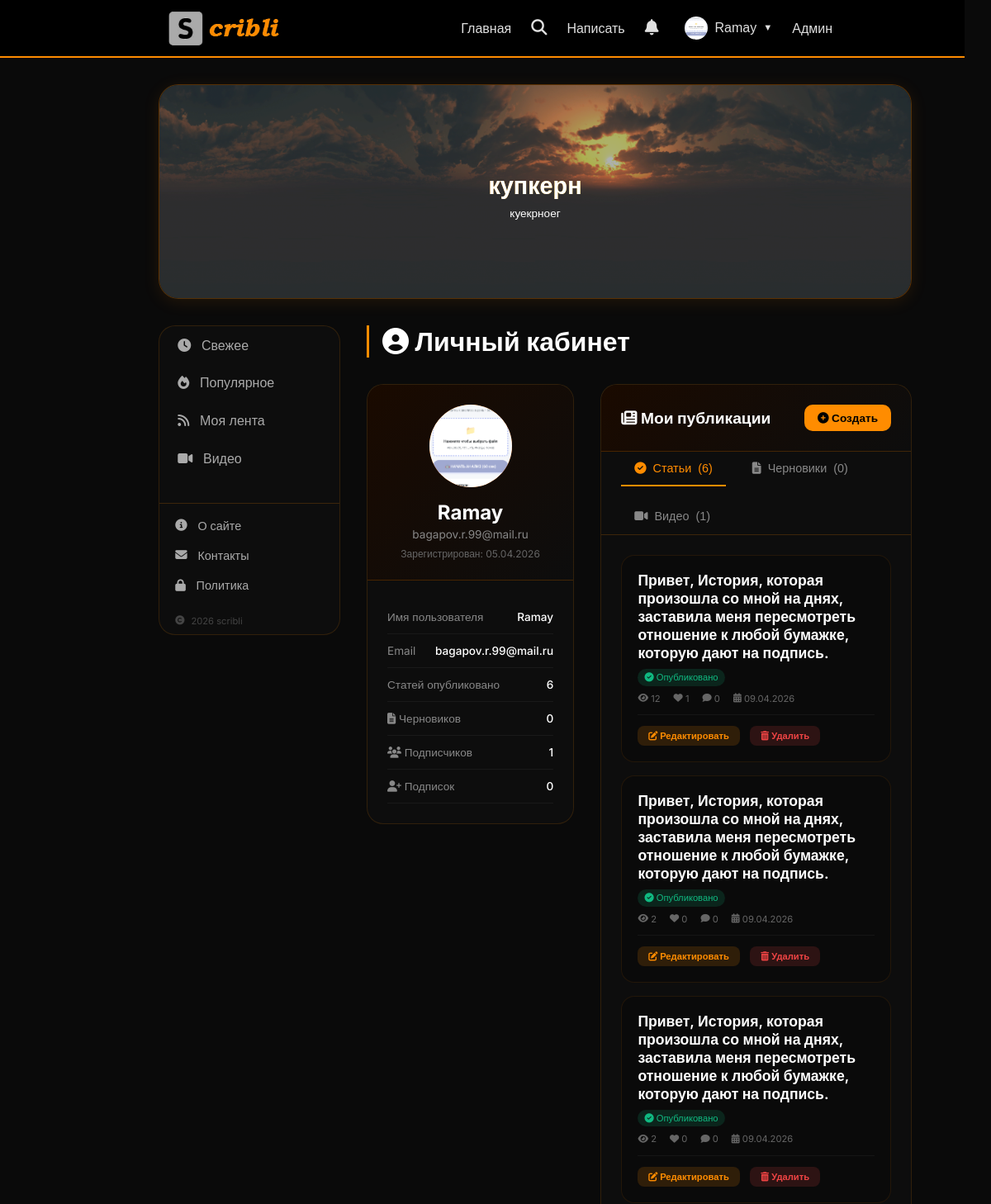
The page /profile (signed in, upper part) on the database as committed earlier.
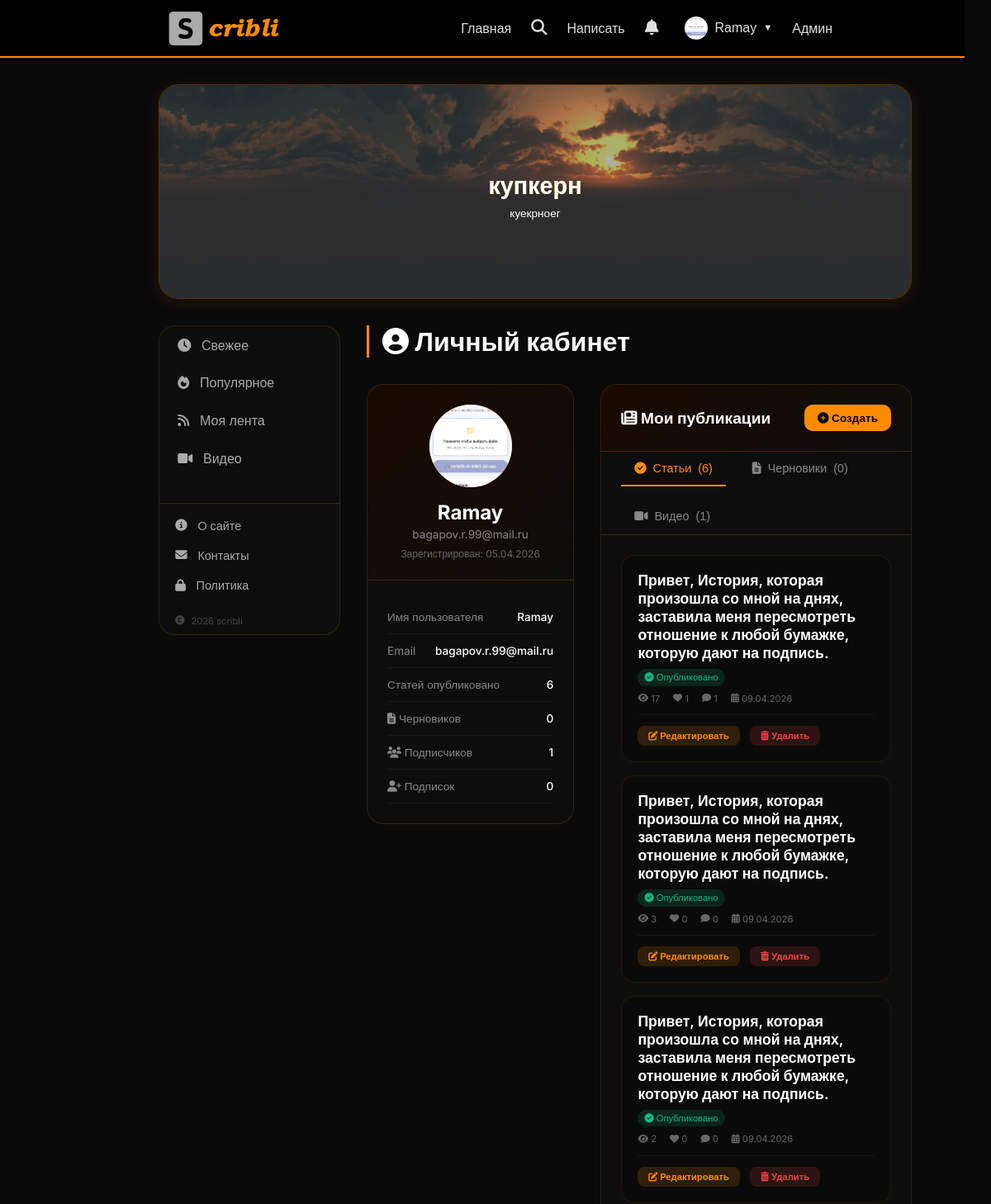
The same page on the database as committed later.
### database.py (models this page shows)
class User(Base):
    __tablename__ = 'users'
    id = Column(Integer, primary_key=True)
    email = Column(String, unique=True, index=True)
    username = Column(String, unique=True, index=True)
    hashed_password = Column(String)
    avatar = Column(String, default='default.png')
    is_admin = Column(Boolean, default=False)
    is_active = Column(Boolean, default=True)
    created_at = Column(DateTime, default=datetime.now)

class SliderItem(Base):
    __tablename__ = 'slider_items'
    id = Column(Integer, primary_key=True)
    title = Column(String, default='')
    label = Column(String, default='')
    icon = Column(String, default='📖')
    image_url = Column(String, default='')
    link = Column(String, default='')
    is_active = Column(Boolean, default=True)
    order = Column(Integer, default=0)
    image_position = Column(String, default='cover')
    text_position = Column(String, default='center')
    text_color = Column(String, default='#ffffff')
    text_size = Column(String, default='medium')
    overlay_opacity = Column(Integer, default=30)
    created_at = Column(DateTime, default=datetime.now)

class Article(Base):
    __tablename__ = 'articles'
    id = Column(Integer, primary_key=True)
    title = Column(String, index=True)
    slug = Column(String, unique=True, index=True)
    description = Column(String, default='')
    content = Column(Text)
    user_id = Column(Integer, ForeignKey('users.id'))
    is_published = Column(Boolean, default=False)
    views = Column(Integer, default=0)
    likes = Column(Integer, default=0)
    created_at = Column(DateTime, default=datetime.now)
    updated_at = Column(DateTime, default=datetime.now, onupdate=datetime.now)

### main.py (the view)
@app.get("/profile", response_class=HTMLResponse)
async def profile(request: Request, db: Session = Depends(get_db)):
    user = get_current_user(request, db)
    if not user:
        return RedirectResponse(url="/login", status_code=303)
    published_articles = db.query(Article).filter(
        Article.user_id == user.id,
        Article.is_published == True
    ).order_by(Article.created_at.desc()).all()
    for article in published_articles:
        article.comments_count = db.query(Comment).filter(Comment.article_id == article.id).count()
    draft_articles = db.query(Article).filter(
        Article.user_id == user.id,
        Article.is_published == False
    ).order_by(Article.created_at.desc()).all()
    user_videos = db.query(Video).filter(Video.user_id == user.id).order_by(Video.created_at.desc()).all()
    for video in user_videos:
        video.comments_count = db.query(VideoComment).filter(VideoComment.video_id == video.id).count()
    subscribers_count = db.query(Subscription).filter(Subscription.author_id == user.id).count()
    subscriptions_count = db.query(Subscription).filter(Subscription.subscriber_id == user.id).count()
    slider_items = db.query(SliderItem).filter(SliderItem.is_active == True).order_by(SliderItem.order).all()
    return templates.TemplateResponse("profile.html", {
        "request": request,
        "user": user,
        "published_articles": published_articles,
        "draft_articles": draft_articles,
        "user_videos": user_videos,
        "subscribers_count": subscribers_count,
        "subscriptions_count": subscriptions_count,
        "slider_items": slider_items
    })

### templates/profile.html (shortened to what this page needs)
{% extends "base.html" %}
{% block content %}
<div class="profile-header">
    <h2><i class="fas fa-user-circle"></i> Личный кабинет</h2>
</div>
<div class="profile-grid">
    <div class="info-card">
        <div class="info-header">
            <div class="profile-avatar" id="avatarContainer">
                <img src="/static/avatars/{{ user.avatar }}" alt="Аватар" style="width: 100px; height: 100px; border-radius: 50%; object-fit: cover;" id="avatarImg">
            </div>
            <div class="profile-name">{{ user.username }}</div>
            <div class="profile-email">{{ user.email }}</div>
            <div class="profile-date">Зарегистрирован: {{ user.created_at.strftime('%d.%m.%Y') }}</div>
        </div>
        <div class="info-body">
            <div class="info-row">
                <span class="info-label">Имя пользователя</span>
                <span class="info-value">{{ user.username }}</span>
            </div>
            <div class="info-row">
                <span class="info-label">Email</span>
                <span class="info-value">{{ user.email }}</span>
            </div>
            <div class="info-row">
                <span class="info-label">Статей опубликовано</span>
                <span class="info-value">{{ published_articles|length }}</span>
            </div>
            <div class="info-row">
                <span class="info-label"><i class="fas fa-file-alt"></i> Черновиков</span>
                <span class="info-value">{{ draft_articles|length }}</span>
            </div>
            <div class="info-row">
                <span class="info-label"><i class="fas fa-users"></i> Подписчиков</span>
                <span class="info-value">{{ subscribers_count }}</span>
            </div>
            <div class="info-row">
                <span class="info-label"><i class="fas fa-user-plus"></i> Подписок</span>
                <span class="info-value">{{ subscriptions_count }}</span>
            </div>
        </div>
    </div>
    <div class="articles-card">
        <div class="articles-header">
            <h3><i class="fas fa-newspaper"></i> Мои публикации</h3>
            <a href="/create" class="btn-new"><i class="fas fa-plus-circle"></i> Создать</a>
        </div>
        <div class="tabs">
            <button class="tab-btn active" onclick="switchTab('published')"><i class="fas fa-check-circle"></i> Статьи <span>({{ published_articles|length }})</span></button>
            <button class="tab-btn" onclick="switchTab('drafts')"><i class="fas fa-file-alt"></i> Черновики <span>({{ draft_articles|length }})</span></button>
            <button class="tab-btn" onclick="switchTab('videos')"><i class="fas fa-video"></i> Видео <span>({{ user_videos|length }})</span></button>
        </div>
        <div id="published-tab" class="tab-content active">
            <div class="articles-list">
                {% if published_articles %}
                    {% for article in published_articles %}
                    <div class="article-item">
                        <div class="article-item-title">
                            <a href="/article/{{ article.slug }}">{{ article.title }}</a>
                        </div>
                        <div class="article-item-meta">
                            <span class="status-published"><i class="fas fa-check-circle"></i> Опубликовано</span>
                        </div>
 <div class="article-item-stats">
    <span><i class="fas fa-eye"></i> {{ article.views }}</span>
    <span><i class="fas fa-heart"></i> {{ article.likes }}</span>
    <span><i class="fas fa-comment"></i> {{ article.comments_count }}</span>
    <span><i class="fas fa-calendar-alt"></i> {{ article.created_at.strftime('%d.%m.%Y') }}</span>
</div>
                        <div class="article-item-actions">
                            <a href="/edit/{{ article.id }}" class="btn-edit"><i class="fas fa-edit"></i> Редактировать</a>
                            <button class="btn-delete" onclick="confirmDelete({{ article.id }}, '{{ article.title|replace("'", "\\'") }}')"><i class="fas fa-trash-alt"></i> Удалить</button>
                        </div>
                    </div>
                    {% endfor %}
                {% else %}
                    <div class="empty-articles">
                        <div class="empty-articles-icon"><i class="fas fa-inbox"></i></div>
                        <p>У вас пока нет опубликованных статей</p>
                        <a href="/create" class="btn btn-primary" style="margin-top: 1rem; display: inline-block;"><i class="fas fa-pen-alt"></i> Написать первую статью</a>
                    </div>
                {% endif %}
            </div>
        </div>
    </div>
</div>
{% endblock %}

### templates/base.html (shortened to what this page needs)
<!DOCTYPE html>
<html lang="ru">
<head>
    <link href="https://cdn.quilljs.com/1.3.6/quill.snow.css" rel="stylesheet">
    <link rel="stylesheet" href="https://cdnjs.cloudflare.com/ajax/libs/font-awesome/6.5.1/css/all.min.css">
</head>
<body>
<nav class="navbar">
    <h2 style="margin-left: 7rem;">
        <a href="/">
            <img src="/static/logo.jpg" alt="StoryBlog" style="height: 95px; width: auto; vertical-align: middle;">
        </a>
    </h2>
        <div class="nav-links">
            <a href="/">Главная</a>
            <div class="search-wrapper">
                <button class="search-icon-btn" id="searchIconBtn" onclick="toggleSearch()">
                    <i class="fas fa-search"></i>
                </button>
            </div>
            {% if user %}
                <a href="/create">Написать</a>
                <div class="notif-menu">
                    <button class="notif-btn" onclick="toggleNotifMenu()">
                        <i class="fas fa-bell"></i>
                    </button>
                </div>
                <div class="user-menu">
                    <button class="user-menu-btn" onclick="toggleUserMenu()">
                        {% if user.avatar and user.avatar != 'default.png' %}
                        <img src="/static/avatars/{{ user.avatar }}" class="nav-avatar">
                        {% else %}
                        <span class="nav-avatar-placeholder">{{ user.username[0]|upper }}</span>
                        {% endif %}
                        {{ user.username }}
                        <span style="font-size: 0.7rem;">▼</span>
                    </button>
                </div>
                {% if user.is_admin %}<a href="/admin">Админ</a>{% endif %}
            {% else %}
                <a href="/login">Войти</a>
                <a href="/register">Регистрация</a>
            {% endif %}
        </div>
    </nav>
    <div class="container">
        {% block hero %}
        <div class="hero" id="heroBlock">
            <div class="hero-slider">
                <div class="hero-slider-track" id="heroSliderTrack">
                    {% for item in slider_items %}
                    <div class="hero-slide" {% if item.link %}onclick="location.href='{{ item.link }}'" style="cursor: pointer;"{% endif %}>
                        {% if item.image_url %}
                        <img src="{{ item.image_url }}" class="hero-slide-bg" alt="slide" style="object-fit: {{ item.image_position if item.image_position else 'cover' }};">
                        {% endif %}
                        {% if item.overlay_opacity and item.overlay_opacity > 0 %}
                        <div class="hero-slide-overlay" style="background: rgba(0,0,0,{{ item.overlay_opacity / 100 }});"></div>
                        {% endif %}
                        {% if item.title %}
                        <h1 style="color: {{ item.text_color if item.text_color else '#ffffff' }}; font-size: {% if item.text_size == 'small' %}1.2rem{% elif item.text_size == 'large' %}2.2rem{% else %}1.8rem{% endif %};">
                            {{ item.title }}
                        </h1>
                        {% endif %}
                        {% if item.label %}
                        <p style="color: {{ item.text_color if item.text_color else '#ffffff' }}; font-size: {% if item.text_size == 'small' %}0.7rem{% elif item.text_size == 'large' %}1rem{% else %}0.85rem{% endif %};">
                            {{ item.label }}
                        </p>
                        {% endif %}
                    </div>
                    {% endfor %}
                </div>
            </div>
        </div>
        {% endblock %}
        <div class="layout">
{% block left_menu %}
<div class="left-menu">
    <div class="left-menu-item {% if feed == 'fresh' %}active{% endif %}" data-feed="fresh" onclick="switchFeed('fresh')">
        <i class="fas fa-clock"></i> Свежее
    </div>
    <div class="left-menu-item {% if feed == 'popular' %}active{% endif %}" data-feed="popular" onclick="switchFeed('popular')">
        <i class="fas fa-fire"></i> Популярное
    </div>
    {% if user %}
    <div class="left-menu-item {% if feed == 'myfeed' %}active{% endif %}" data-feed="myfeed" onclick="switchFeed('myfeed')">
        <i class="fas fa-rss"></i> Моя лента
    </div>
    {% endif %}
    <div class="left-menu-item" data-feed="videos" onclick="switchFeed('videos')">
        <i class="fas fa-video"></i> Видео
    </div>
    <div class="menu-footer">
        <a href="/about" class="menu-footer-item">
            <i class="fas fa-info-circle"></i> О сайте
        </a>
        <a href="/contacts" class="menu-footer-item">
            <i class="fas fa-envelope"></i> Контакты
        </a>
        <a href="/privacy" class="menu-footer-item">
            <i class="fas fa-lock"></i> Политика
        </a>
        <div class="menu-footer-copyright">
            <i class="fas fa-copyright"></i> 2026 scribli
        </div>
    </div>
</div>
{% endblock %}
            <div class="content-right">
                {% block content %}{% endblock %}
            </div>
        </div>
    </div>
</body>
</html>

Rows that differ between the two databases and show on the page:
changed Article (number 1 of 3 on the later page): views "12" → "17"; comments_count "0" → "1"
changed Article (number 2 of 3 on the later page): views "2" → "3"
